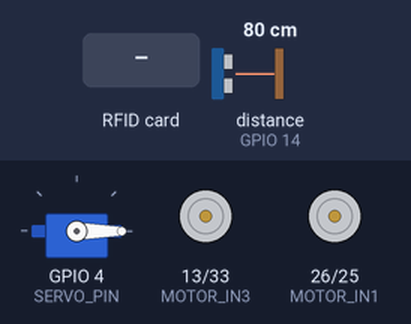
Bench run of a sketch on a simulated ESP32. Shown: servo, motor-driver pin pairs drawn as motors (green arrow = first pin HIGH = forward, orange = second pin HIGH = backward, longer = more drive). Inputs (shaded band) come from the test bench; at power-on: distance to the obstacle (sensor on GPIO 14) 80 cm. The echo pulse lasts 58.3 µs per cm; what the sketch prints to the serial monitor is not drawn.

Above: at 0.3 s.
At 2.9 s:
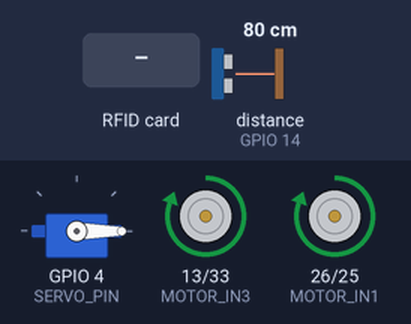
3.0 s: RFID card 5E 7A 19 C4 held to the reader
At 4.1 s:
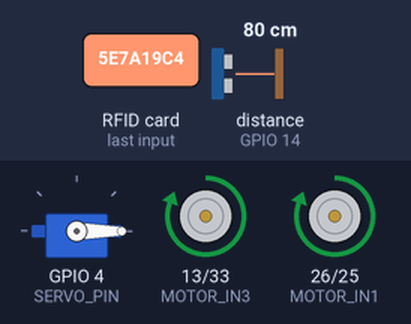
Timing chart, 0 to 6.0 s (numbered marks = the images above; inputs shaded):
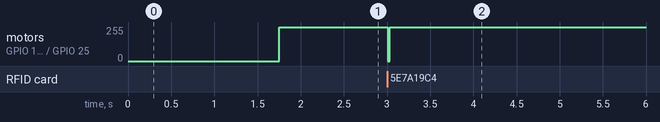

The sketch:

prueba_sin_aws.ino
```cpp
#include <SPI.h>
#include <MFRC522.h>
#include <ESP32Servo.h>

// ─── PINES RFID ──────────────────────────────────────────────────
#define RST_PIN  27
#define SS_PIN   15

// ─── PINES ULTRASÓNICO ───────────────────────────────────────────
#define TRIG_PIN 5
#define ECHO_PIN 14

// ─── PINES MOTOR (L298N) ─────────────────────────────────────────
#define MOTOR_IN1 26
#define MOTOR_IN2 25
#define MOTOR_IN3 13
#define MOTOR_IN4 33

// ─── PINES SERVO ─────────────────────────────────────────────────
#define SERVO_PIN 4

// ─── ÁNGULOS DEL SERVO ───────────────────────────────────────────
#define SERVO_CERRADO 0
#define SERVO_ABIERTO 90

// ─── LÓGICA DE CONTROL DE CALIDAD ────────────────────────────────
// Editá ALTURA_REFERENCIA con la altura real de tu pieza correcta en cm
// El sistema acepta si la medición está dentro del ±15% de ese valor
#define ALTURA_REFERENCIA  5.0   // cm — altura de la pieza correcta
#define TOLERANCIA         0.15  // 15%

// ─── CONSTANTES ──────────────────────────────────────────────────
const float DISTANCIA_VACIA = 9.0; // cm con la cinta vacía

// ─── OBJETOS ─────────────────────────────────────────────────────
MFRC522 mfrc522(SS_PIN, RST_PIN);
Servo   brazoServo;

// ═════════════════════════════════════════════════════════════════
void motorOn() {
  digitalWrite(MOTOR_IN1, HIGH);
  digitalWrite(MOTOR_IN2, LOW);
  digitalWrite(MOTOR_IN3, HIGH);
  digitalWrite(MOTOR_IN4, LOW);
  Serial.println("[MOTOR] Encendido");
}

void motorOff() {
  digitalWrite(MOTOR_IN1, LOW);
  digitalWrite(MOTOR_IN2, LOW);
  digitalWrite(MOTOR_IN3, LOW);
  digitalWrite(MOTOR_IN4, LOW);
  Serial.println("[MOTOR] Detenido");
}

void servoAbrir() {
  Serial.println("[SERVO] Abriendo paso...");
  brazoServo.write(SERVO_ABIERTO);
  motorOn();
  delay(3000);              // Cinta andando con servo abierto 3s
  brazoServo.write(SERVO_CERRADO);
  delay(1500);              // Tiempo para cerrar físicamente
  Serial.println("[SERVO] Cerrado.");
}

// ─── ULTRASÓNICO ─────────────────────────────────────────────────
float medirAltura() {
  digitalWrite(TRIG_PIN, LOW);
  delayMicroseconds(2);
  digitalWrite(TRIG_PIN, HIGH);
  delayMicroseconds(10);
  digitalWrite(TRIG_PIN, LOW);

  long duracion = pulseIn(ECHO_PIN, HIGH, 30000UL);

  if (duracion == 0) {
    Serial.println("[ULTRASÓNICO] Sin eco");
    return 0.0;
  }

  float altura = DISTANCIA_VACIA - (duracion * 0.034f / 2.0f);
  return max(altura, 0.0f);
}

// ─── DECISIÓN LOCAL ──────────────────────────────────────────────
bool esAceptable(float altura) {
  float minimo = ALTURA_REFERENCIA * (1.0 - TOLERANCIA); // 4.25 cm
  float maximo = ALTURA_REFERENCIA * (1.0 + TOLERANCIA); // 5.75 cm
  Serial.print("[QC] Rango aceptable: ");
  Serial.print(minimo, 2);
  Serial.print(" — ");
  Serial.print(maximo, 2);
  Serial.println(" cm");
  return (altura >= minimo && altura <= maximo);
}

// ═════════════════════════════════════════════════════════════════
void setup() {
  Serial.begin(115200);
  delay(200);
  Serial.println("\n=== Sistema QC Industrial (modo local) ===");

  // Motor — IN3/IN4 primero para evitar problema de GPIO 12
  pinMode(MOTOR_IN3, OUTPUT); digitalWrite(MOTOR_IN3, LOW);
  pinMode(MOTOR_IN4, OUTPUT); digitalWrite(MOTOR_IN4, LOW);
  pinMode(MOTOR_IN1, OUTPUT); digitalWrite(MOTOR_IN1, LOW);
  pinMode(MOTOR_IN2, OUTPUT); digitalWrite(MOTOR_IN2, LOW);

  // Ultrasónico
  pinMode(TRIG_PIN, OUTPUT);
  pinMode(ECHO_PIN, INPUT);

  // Servo
  brazoServo.setPeriodHertz(50);
  brazoServo.attach(SERVO_PIN, 500, 2400);
  Serial.println("[SERVO] Centrando...");
  brazoServo.write(SERVO_CERRADO);
  delay(1500);
  Serial.println("[SERVO] Listo.");

  // RFID
  SPI.begin();
  mfrc522.PCD_Init();
  mfrc522.PCD_SetAntennaGain(mfrc522.RxGain_max);

  motorOn();
  Serial.println("Sistema listo. Esperando tarjeta RFID...\n");
}

// ═════════════════════════════════════════════════════════════════
void loop() {
  if (!mfrc522.PICC_IsNewCardPresent()) return;
  if (!mfrc522.PICC_ReadCardSerial())   return;

  motorOff();

  // Leer UID
  String idTarjeta = "";
  for (byte i = 0; i < mfrc522.uid.size; i++) {
    idTarjeta += mfrc522.uid.uidByte[i] < 0x10 ? "0" : "";
    idTarjeta += String(mfrc522.uid.uidByte[i], HEX);
  }
  idTarjeta.toUpperCase();

  // Medir altura
  float altura = medirAltura();

  Serial.println("\n─── NUEVA LECTURA ───────────────────");
  Serial.println("ID     : " + idTarjeta);
  Serial.print  ("Altura : "); Serial.print(altura, 2); Serial.println(" cm");
  Serial.print  ("Ref.   : "); Serial.print(ALTURA_REFERENCIA, 2); Serial.println(" cm ±15%");

  // Decisión local — sin internet, sin backend
  if (esAceptable(altura)) {
    Serial.println(">>> ACEPTADO ✓");
    servoAbrir();
  } else {
    Serial.println(">>> RECHAZADO — fuera de tolerancia.");
    motorOn();
  }

  mfrc522.PICC_HaltA();
  mfrc522.PCD_StopCrypto1();

  Serial.println("Línea reanudada.\n");
  delay(1000);
}
```

Measured:
- after the input at 3.0 s, motor on GPIO 13 (MOTOR_IN3) / GPIO 33 (MOTOR_IN4), motor on GPIO 26 (MOTOR_IN1) / GPIO 25 (MOTOR_IN2): forward 255/255 → stopped at once, → forward 255/255 0.02 s later
